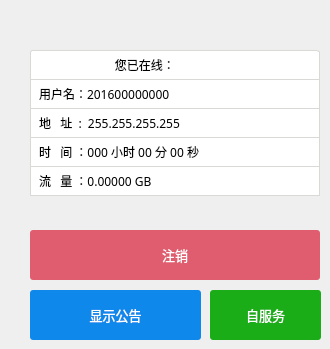
    <widget class="QWidget" name="Info">
     <widget class="QLabel" name="INFO">
      <property name="geometry">
       <rect>
        <x>30</x>
        <y>50</y>
        <width>290</width>
        <height>30</height>
       </rect>
      </property>
      <property name="font">
       <font>
        <family>微软雅黑</family>
       </font>
      </property>
      <property name="styleSheet">
       <string notr="true">    background: #FFF;
    border: 0;
    border-top-left-radius:3px;
	border-top-right-radius:3px;
border: 1px solid #D9D9D6;
	text-align:center;
    line-height: 40px;
    color: #000;</string>
      </property>
      <property name="text">
       <string>                          您已在线：</string>
      </property>
     </widget>
     <widget class="QLabel" name="DATA">
      <property name="geometry">
       <rect>
        <x>30</x>
        <y>166</y>
        <width>290</width>
        <height>30</height>
       </rect>
      </property>
      <property name="font">
       <font>
        <family>微软雅黑</family>
       </font>
      </property>
      <property name="styleSheet">
       <string notr="true">    background:  #FFF;
    border: 0;
	padding:5px 5px 5px 5px;
	border: 1px solid #D9D9D6;
    line-height: 40px;
    color: #000;</string>
      </property>
      <property name="text">
       <string>流   量 ：0.00000 GB</string>
      </property>
     </widget>
     <widget class="QLabel" name="IP">
      <property name="geometry">
       <rect>
        <x>30</x>
        <y>108</y>
        <width>290</width>
        <height>30</height>
       </rect>
      </property>
      <property name="font">
       <font>
        <family>微软雅黑</family>
       </font>
      </property>
      <property name="styleSheet">
       <string notr="true">    background: #FFF;
    border: 0;
	padding:5px 5px 5px 5px;
	border: 1px solid #D9D9D6;
    line-height: 40px;
    color: #000;</string>
      </property>
      <property name="text">
       <string>地   址  :  255.255.255.255</string>
      </property>
     </widget>
     <widget class="QLabel" name="NAME">
      <property name="geometry">
       <rect>
        <x>30</x>
        <y>79</y>
        <width>290</width>
        <height>30</height>
       </rect>
      </property>
      <property name="font">
       <font>
        <family>微软雅黑</family>
       </font>
      </property>
      <property name="styleSheet">
       <string notr="true">    background: #FFF;
    border: 0;
border: 1px solid #D9D9D6;
	padding:5px 5px 5px 5px;
    line-height: 40px;
    color: #000;</string>
      </property>
      <property name="text">
       <string>用户名：201600000000</string>
      </property>
     </widget>
     <widget class="QLabel" name="TIME">
      <property name="geometry">
       <rect>
        <x>30</x>
        <y>137</y>
        <width>290</width>
        <height>30</height>
       </rect>
      </property>
      <property name="font">
       <font>
        <family>微软雅黑</family>
       </font>
      </property>
      <property name="styleSheet">
       <string notr="true">    background: #ffF;
    border: 0;
	padding:5px 5px 5px 5px;
	border: 1px solid #D9D9D6;
    line-height: 40px;
    color: #000;</string>
      </property>
      <property name="text">
       <string>时   间 ：000 小时 00 分 00 秒</string>
      </property>
     </widget>
     <widget class="QPushButton" name="LogoutButton">
      <property name="geometry">
       <rect>
        <x>30</x>
        <y>230</y>
        <width>290</width>
        <height>50</height>
       </rect>
      </property>
      <property name="font">
       <font>
        <family>微软雅黑</family>
        <pointsize>10</pointsize>
       </font>
      </property>
      <property name="styleSheet">
       <string notr="true">QPushButton{    
	background:#E05D6F;
    border: 0;
    border-radius: 3px;
    line-height: 41px;
    color: #fff;
	}
QPushButton:hover{
background:#c25062;
}
QPushButton:pressed
{
background:#b0485a;
}</string>
      </property>
      <property name="text">
       <string>注销</string>
      </property>
     </widget>
     <widget class="QPushButton" name="SERVICE_2">
      <property name="geometry">
       <rect>
        <x>210</x>
        <y>290</y>
        <width>111</width>
        <height>50</height>
       </rect>
      </property>
      <property name="font">
       <font>
        <family>微软雅黑</family>
        <pointsize>10</pointsize>
       </font>
      </property>
      <property name="styleSheet">
       <string notr="true">QPushButton{    
	background:#1aad18;
    border: 0;
    border-radius: 3px;
    line-height: 41px;
    color: #fff;
	}
QPushButton:hover{
background:#179d15;
}
QPushButton:pressed
{
background:#127e10;
}</string>
      </property>
      <property name="text">
       <string>自服务</string>
      </property>
     </widget>
     <widget class="QPushButton" name="ShowServerMessage">
      <property name="geometry">
       <rect>
        <x>30</x>
        <y>290</y>
        <width>171</width>
        <height>50</height>
       </rect>
      </property>
      <property name="font">
       <font>
        <family>微软雅黑</family>
        <pointsize>10</pointsize>
       </font>
      </property>
      <property name="styleSheet">
       <string notr="true">QPushButton{    
	background:#0f88eb;
    border: 0;
    border-radius: 3px;
    line-height: 41px;
    color: #fff;
	}
QPushButton:hover{
background:#0b77bd;
}
QPushButton:pressed
{
background:#0b4a73;
}</string>
      </property>
      <property name="text">
       <string>显示公告</string>
      </property>
     </widget>
    </widget>
